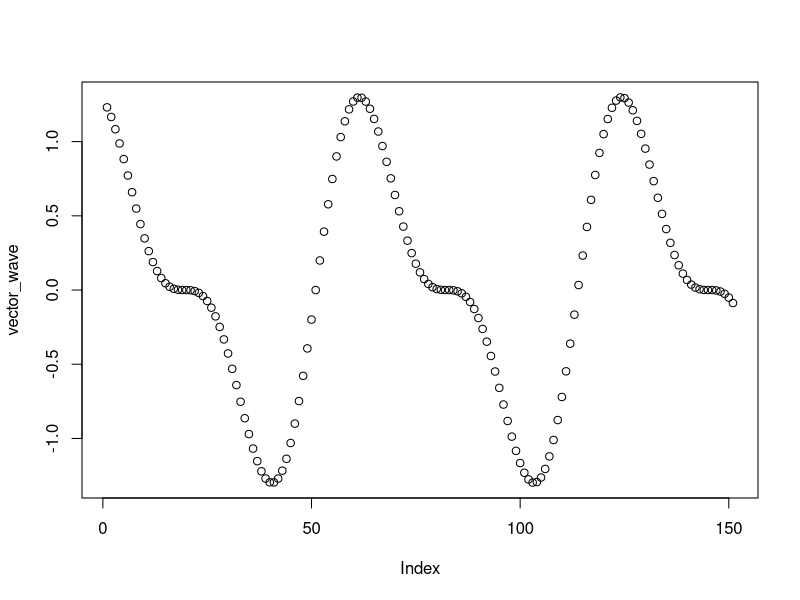

Generate this figure with R:
# Exercise 1: creating and operating on vectors

# Create a vector `names` that contains your name and the names of 2 people 
# next to you. Print the vector.
names <- c("Sam", "John")
names

# Use the colon operator : to create a vector `n` of numbers from 10:49
n <- c(10:49)

# Use the `length()` function to get the number of elements in `n`
length(n)

# Add 1 to each element in `n` and print the result
n <- n+1
n

# Create a vector `m` that contains the numbers 10 to 1 (in that order). 
# Hint: use the `seq()` function
m <- seq(from = 10, to = 1)

# Subtract `m` FROM `n`. Note the recycling!
n - m

# Use the `seq()` function to produce a range of numbers from -5 to 10 in `0.1`
# increments. Store it in a variable `x_range`
x_range <- seq(from = -5, to = 10, by = 0.1)

# Create a vector `sin_wave` by calling the `sin()` function on each element 
# in `x_range`.
sin_wave <- sin(x_range)

# Create a vector `cos_wave` by calling the `cos()` function on each element 
# in `x_range`.
cos_wave <- cos(x_range)

# Create a vector `wave` by multiplying `sin_wave` and `cos_wave` together, then
# adding `sin_wave` to the product
vector_wave <- sin_wave * cos_wave + sin_wave

# Use the `plot()` function to plot your `wave`!
plot(vector_wave)
